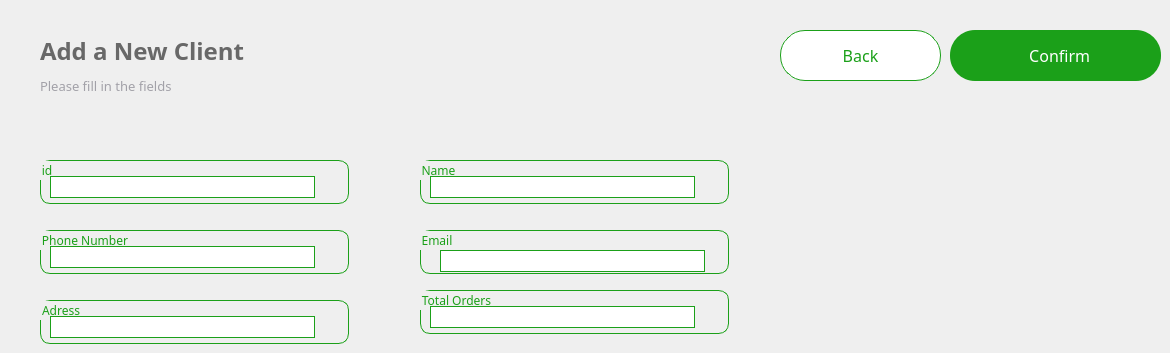
     <widget class="QWidget" name="add_client_22">
      <widget class="QGroupBox" name="name_emp">
       <property name="geometry">
        <rect>
         <x>420</x>
         <y>160</y>
         <width>309</width>
         <height>44</height>
        </rect>
       </property>
       <property name="font">
        <font>
         <family>Lexend Light</family>
        </font>
       </property>
       <property name="styleSheet">
        <string notr="true">border-radius:10px;
border-color: rgb(27, 160, 25);
border-width : 1.2px;
border-style:solid;
color: rgb(27, 160, 25);
</string>
       </property>
       <property name="title">
        <string>Name</string>
       </property>
       <property name="alignment">
        <set>Qt::AlignLeading|Qt::AlignLeft|Qt::AlignTop</set>
       </property>
       <property name="flat">
        <bool>false</bool>
       </property>
       <property name="checkable">
        <bool>false</bool>
       </property>
       <widget class="QLineEdit" name="name_cl_6">
        <property name="geometry">
         <rect>
          <x>10</x>
          <y>16</y>
          <width>265</width>
          <height>22</height>
         </rect>
        </property>
        <property name="styleSheet">
         <string notr="true">border-radius:0px;
border-color: rgb(27, 160, 25);
border-width : 0x;
color:grey;</string>
        </property>
        <property name="text">
         <string/>
        </property>
        <property name="echoMode">
         <enum>QLineEdit::Normal</enum>
        </property>
       </widget>
      </widget>
      <widget class="QLabel" name="Sub_title_4">
       <property name="geometry">
        <rect>
         <x>40</x>
         <y>70</y>
         <width>291</width>
         <height>31</height>
        </rect>
       </property>
       <property name="font">
        <font>
         <family>Lexend Light</family>
         <pointsize>10</pointsize>
        </font>
       </property>
       <property name="cursor">
        <cursorShape>PointingHandCursor</cursorShape>
       </property>
       <property name="layoutDirection">
        <enum>Qt::LeftToRight</enum>
       </property>
       <property name="styleSheet">
        <string notr="true">background-color:transparent;
color: #A2A1A8;
border:none;</string>
       </property>
       <property name="text">
        <string>Please fill in the fields</string>
       </property>
       <property name="alignment">
        <set>Qt::AlignLeading|Qt::AlignLeft|Qt::AlignVCenter</set>
       </property>
      </widget>
      <widget class="QLabel" name="Title_4">
       <property name="geometry">
        <rect>
         <x>40</x>
         <y>40</y>
         <width>381</width>
         <height>21</height>
        </rect>
       </property>
       <property name="font">
        <font>
         <family>Lexend</family>
         <pointsize>18</pointsize>
         <bold>true</bold>
        </font>
       </property>
       <property name="styleSheet">
        <string notr="true">color: rgb(104, 104, 104);
border:none;</string>
       </property>
       <property name="text">
        <string>Add a New Client</string>
       </property>
      </widget>
      <widget class="QGroupBox" name="phone_emp">
       <property name="geometry">
        <rect>
         <x>40</x>
         <y>230</y>
         <width>309</width>
         <height>44</height>
        </rect>
       </property>
       <property name="font">
        <font>
         <family>Lexend Light</family>
        </font>
       </property>
       <property name="styleSheet">
        <string notr="true">border-radius:10px;
border-color: rgb(27, 160, 25);
border-width : 1.2px;
border-style:solid;
color: rgb(27, 160, 25);
</string>
       </property>
       <property name="title">
        <string>Phone Number</string>
       </property>
       <property name="alignment">
        <set>Qt::AlignLeading|Qt::AlignLeft|Qt::AlignTop</set>
       </property>
       <property name="flat">
        <bool>false</bool>
       </property>
       <property name="checkable">
        <bool>false</bool>
       </property>
       <widget class="QLineEdit" name="phone_cl_6">
        <property name="geometry">
         <rect>
          <x>10</x>
          <y>16</y>
          <width>265</width>
          <height>22</height>
         </rect>
        </property>
        <property name="styleSheet">
         <string notr="true">border-radius:0px;
border-color: rgb(27, 160, 25);
border-width : 0x;
color:grey;</string>
        </property>
        <property name="text">
         <string/>
        </property>
        <property name="echoMode">
         <enum>QLineEdit::Normal</enum>
        </property>
       </widget>
      </widget>
      <widget class="QGroupBox" name="adress">
       <property name="geometry">
        <rect>
         <x>40</x>
         <y>300</y>
         <width>309</width>
         <height>44</height>
        </rect>
       </property>
       <property name="font">
        <font>
         <family>Lexend Light</family>
        </font>
       </property>
       <property name="styleSheet">
        <string notr="true">border-radius:10px;
border-color: rgb(27, 160, 25);
border-width : 1.2px;
border-style:solid;
color: rgb(27, 160, 25);
</string>
       </property>
       <property name="title">
        <string>Adress</string>
       </property>
       <property name="alignment">
        <set>Qt::AlignLeading|Qt::AlignLeft|Qt::AlignTop</set>
       </property>
       <property name="flat">
        <bool>false</bool>
       </property>
       <property name="checkable">
        <bool>false</bool>
       </property>
       <widget class="QLineEdit" name="adress_cl_6">
        <property name="geometry">
         <rect>
          <x>10</x>
          <y>16</y>
          <width>265</width>
          <height>22</height>
         </rect>
        </property>
        <property name="styleSheet">
         <string notr="true">border-radius:0px;
border-color: rgb(27, 160, 25);
border-width : 0x;
color:grey;</string>
        </property>
        <property name="text">
         <string/>
        </property>
        <property name="echoMode">
         <enum>QLineEdit::Normal</enum>
        </property>
       </widget>
      </widget>
      <widget class="QPushButton" name="confirm_client">
       <property name="geometry">
        <rect>
         <x>950</x>
         <y>30</y>
         <width>211</width>
         <height>51</height>
        </rect>
       </property>
       <property name="styleSheet">
        <string notr="true">QPushButton{
background:#1ba019;
border-radius:25px;
color:white;
font-family: Lexend;
font-size:16px;
}
QPushButton:hover
{
background:#00b521;
color:white;
border-left:3px solid #1BA019 ; 
border-color:none;
border-radius:25px;




}
QPushButton:pressed
{
background:#013220;
color:black;
border-radius:25px;
color:white;
font-family: Lexend;
font-size:16px;
border-radius:10px;
border-left:3.5px solid #1BA019 ; 


/*background: qlineargradient(x1: 0, y1: 0, x2: 0, y2: 1,
                                stop: 0 #ffffff, stop: 1 #dcdcdc);*/
}</string>
       </property>
       <property name="text">
        <string>  Confirm</string>
       </property>
       <property name="icon">
        <iconset>
         <normalon>:/images/add-circle.png</normalon>
        </iconset>
       </property>
       <property name="iconSize">
        <size>
         <width>200</width>
         <height>200</height>
        </size>
       </property>
      </widget>
      <widget class="QGroupBox" name="email_emp">
       <property name="geometry">
        <rect>
         <x>420</x>
         <y>230</y>
         <width>309</width>
         <height>44</height>
        </rect>
       </property>
       <property name="font">
        <font>
         <family>Lexend Light</family>
        </font>
       </property>
       <property name="styleSheet">
        <string notr="true">border-radius:10px;
border-color: rgb(27, 160, 25);
border-width : 1.2px;
border-style:solid;
color: rgb(27, 160, 25);
</string>
       </property>
       <property name="title">
        <string>Email</string>
       </property>
       <property name="alignment">
        <set>Qt::AlignLeading|Qt::AlignLeft|Qt::AlignTop</set>
       </property>
       <property name="flat">
        <bool>false</bool>
       </property>
       <property name="checkable">
        <bool>false</bool>
       </property>
       <widget class="QLineEdit" name="email_cl_6">
        <property name="geometry">
         <rect>
          <x>20</x>
          <y>20</y>
          <width>265</width>
          <height>22</height>
         </rect>
        </property>
        <property name="styleSheet">
         <string notr="true">border-radius:0px;
border-color: rgb(27, 160, 25);
border-width : 0x;
color:grey;</string>
        </property>
        <property name="text">
         <string/>
        </property>
        <property name="echoMode">
         <enum>QLineEdit::Normal</enum>
        </property>
       </widget>
      </widget>
      <widget class="QGroupBox" name="name_emp_2">
       <property name="geometry">
        <rect>
         <x>420</x>
         <y>290</y>
         <width>309</width>
         <height>44</height>
        </rect>
       </property>
       <property name="font">
        <font>
         <family>Lexend Light</family>
        </font>
       </property>
       <property name="styleSheet">
        <string notr="true">border-radius:10px;
border-color: rgb(27, 160, 25);
border-width : 1.2px;
border-style:solid;
color: rgb(27, 160, 25);
</string>
       </property>
       <property name="title">
        <string>Total Orders</string>
       </property>
       <property name="alignment">
        <set>Qt::AlignLeading|Qt::AlignLeft|Qt::AlignTop</set>
       </property>
       <property name="flat">
        <bool>false</bool>
       </property>
       <property name="checkable">
        <bool>false</bool>
       </property>
       <widget class="QLineEdit" name="total_ord_cl_6">
        <property name="geometry">
         <rect>
          <x>10</x>
          <y>16</y>
          <width>265</width>
          <height>22</height>
         </rect>
        </property>
        <property name="styleSheet">
         <string notr="true">border-radius:0px;
border-color: rgb(27, 160, 25);
border-width : 0x;
color:grey;</string>
        </property>
        <property name="text">
         <string/>
        </property>
        <property name="echoMode">
         <enum>QLineEdit::Normal</enum>
        </property>
       </widget>
      </widget>
      <widget class="QGroupBox" name="name_emp_3">
       <property name="geometry">
        <rect>
         <x>40</x>
         <y>160</y>
         <width>309</width>
         <height>44</height>
        </rect>
       </property>
       <property name="font">
        <font>
         <family>Lexend Light</family>
        </font>
       </property>
       <property name="styleSheet">
        <string notr="true">border-radius:10px;
border-color: rgb(27, 160, 25);
border-width : 1.2px;
border-style:solid;
color: rgb(27, 160, 25);
</string>
       </property>
       <property name="title">
        <string>id</string>
       </property>
       <property name="alignment">
        <set>Qt::AlignLeading|Qt::AlignLeft|Qt::AlignTop</set>
       </property>
       <property name="flat">
        <bool>false</bool>
       </property>
       <property name="checkable">
        <bool>false</bool>
       </property>
       <widget class="QLineEdit" name="id_cl_6">
        <property name="geometry">
         <rect>
          <x>10</x>
          <y>16</y>
          <width>265</width>
          <height>22</height>
         </rect>
        </property>
        <property name="styleSheet">
         <string notr="true">border-radius:0px;
border-color: rgb(27, 160, 25);
border-width : 0x;
color:grey;</string>
        </property>
        <property name="text">
         <string/>
        </property>
        <property name="echoMode">
         <enum>QLineEdit::Normal</enum>
        </property>
       </widget>
      </widget>
      <widget class="QPushButton" name="cancel">
       <property name="geometry">
        <rect>
         <x>780</x>
         <y>30</y>
         <width>161</width>
         <height>51</height>
        </rect>
       </property>
       <property name="styleSheet">
        <string notr="true">*{
border-radius:25px;
color:#1ba019;
font-family: Lexend;
font-size:16px;
border-color: rgb(27, 160, 25);
border-width : 1.2px;
border-style:solid;
background-color:white;
}
QPushButton:hover
{
background:white;
color:#00b521;
border-left:3px solid #00b521 ; 
border-color:none;
border-radius:25px;
}
QPushButton:pressed
{
background:#013220;
color:#1ba019;
border-radius:25px;
font-family: Lexend;
font-size:16px;
border-left:3.2px solid #1BA019 ; 


/*background: qlineargradient(x1: 0, y1: 0, x2: 0, y2: 1,
                                stop: 0 #ffffff, stop: 1 #dcdcdc);*/
}</string>
       </property>
       <property name="text">
        <string>Back</string>
       </property>
       <property name="icon">
        <iconset resource="resources.qrc">
         <normaloff>:/images/back.png</normaloff>:/images/back.png</iconset>
       </property>
       <property name="iconSize">
        <size>
         <width>200</width>
         <height>200</height>
        </size>
       </property>
       <property name="autoRepeatInterval">
        <number>100</number>
       </property>
      </widget>
     </widget>
